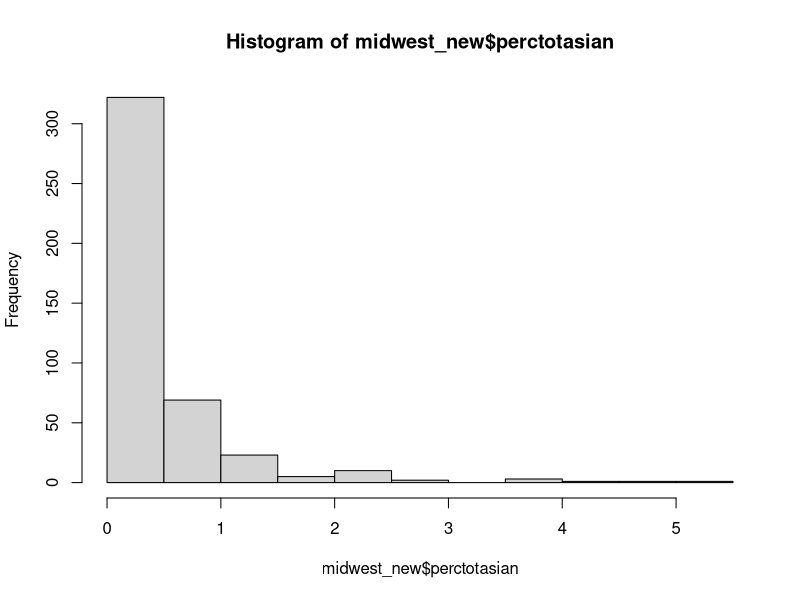
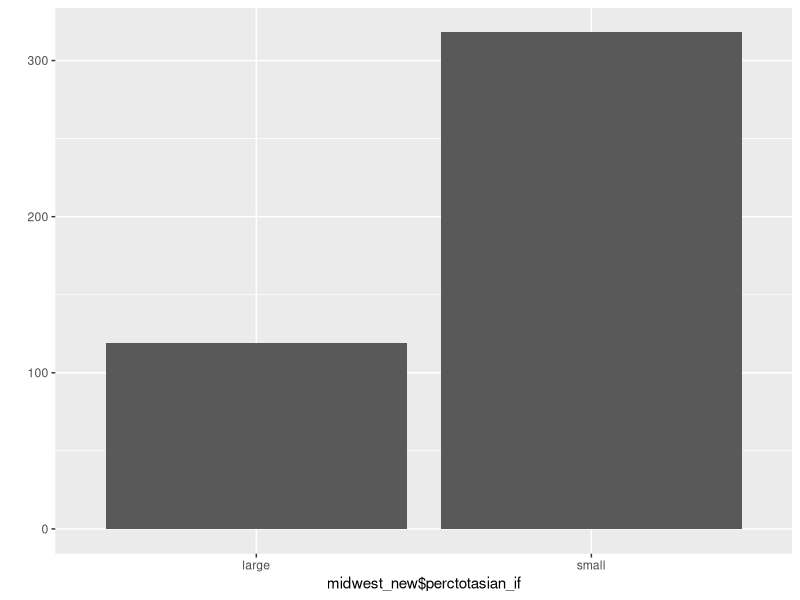

The R source for these figures, in order:
library(ggplot2)
midwest <- as.data.frame(ggplot2::midwest)    #midwest 데이터를 데이터 프레임 형태로 불러옴 
midwest

head(midwest, 5)    #앞에서 5행까지 출력

tail(midwest, 5)    #뒤에서 5행 출력

View(midwest)    #원자료를 뷰어 창에 띄우기 

dim(midwest)    #몇 행과 열로 구성되어 있는지 출력 

str(midwest)    #데이터와 변수의 속성

summary(midwest)    #요약 통계량 출력 

midwest_new <- midwest    #데이터 복사본 midwest_new
midwest_new

library(dplyr)    #dplyr 패키지 로드 

midwest_new <- rename(midwest_new, total = poptotal)  #변수명 바꾸기 
midwest_new <- rename(midwest_new, asian = popasian)
head(midwest_new, 1)

midwest_new$perctotasian <- ((midwest_new$asian / midwest_new$total) * 100)   #파생변수 perctotasian 생성 
head(midwest_new, 5)

hist(midwest_new$perctotasian)    #히스토그램 생성 

mean(midwest_new$perctotasian)    #perctotasian변수 값 평균 

midwest_new$perctotasian_if <- ifelse(midwest_new$perctotasian > 0.4872462, "large", "small")    #조건문을 사용해 평균을 초과하면 "large", 그 외에는 "small" 출력 
head(midwest_new, 10)

table(midwest_new$perctotasian_if)    #빈도 테이블 출력 

qplot(midwest_new$perctotasian_if)    #빈도 막대 그래프 출력 
